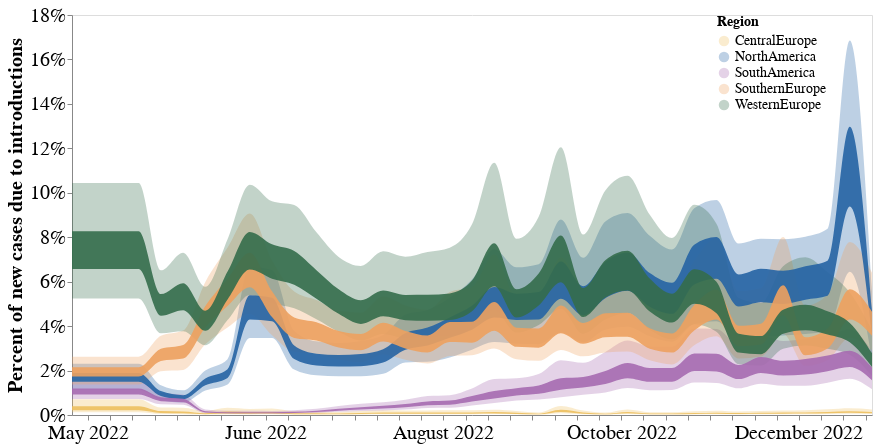

The code cell stored with this chart in its notebook:
### Code cell
line1 = alt.Chart(final_north_df).mark_area(interpolate='monotone', opacity = 0.9).encode(
    alt.X('date:T', axis=alt.Axis(title="", grid=False,  format="%B %Y")),
    alt.Y('lower_hpd_log_50',title = "Percent of new cases due to introductions", axis=alt.Axis(title="", grid=False, format='%')),
    alt.Y2('upper_hpd_log_50' ), 
    alt.Color("deme",title = "Region",  legend=alt.Legend(orient = "right",offset = -155, labelFontSize = 14, titleFontSize = 14, symbolSize = 110), scale=alt.Scale( range=range_))
).properties(
    width=1000,
    height=300
).transform_filter(
    (datum.lower_hpd_log_50 >0) & (datum.upper_hpd_log_50 < 1)
)

band1 = alt.Chart(final_north_df).mark_area(
    opacity=0.3, interpolate='monotone'
).encode(
    alt.X('date:T', axis=alt.Axis(title="", grid=False)),
    alt.Y('lower_hpd_log_95',title = "Percent of new cases due to introductions", axis=alt.Axis( grid=False)),
    alt.Y2('upper_hpd_log_95'),
    alt.Color("deme")
).properties(
    width=800,
    height=400
).transform_filter(
    (datum.lower_hpd_log_95 >0) & (datum.upper_hpd_log_95 < 1)
)

(band1 + line1).configure_axis(
    labelFontSize=20,
    titleFontSize=20
)

### Figure 1 — Vega-Lite specification as saved in the notebook (floating-point values rounded to 4 significant figures; data arrays with more than 128 entries replaced by an {"elided": "..."} marker saying what was removed)
{"config": {"view": {"continuousWidth": 400, "continuousHeight": 300}, "axis": {"labelFontSize": 20, "titleFontSize": 20}}, "layer": [{"mark": {"type": "area", "interpolate": "monotone", "opacity": 0.3}, "encoding": {"color": {"field": "deme", "type": "nominal"}, "x": {"axis": {"grid": false, "title": ""}, "field": "date", "type": "temporal"}, "y": {"axis": {"grid": false}, "field": "lower_hpd_log_95", "title": "Percent of new cases due to introductions", "type": "quantitative"}, "y2": {"field": "upper_hpd_log_95"}}, "height": 400, "transform": [{"filter": "((datum.lower_hpd_log_95 > 0) && (datum.upper_hpd_log_95 < 1))"}], "width": 800}, {"mark": {"type": "area", "interpolate": "monotone", "opacity": 0.9}, "encoding": {"color": {"field": "deme", "legend": {"labelFontSize": 14, "offset": -155, "orient": "right", "symbolSize": 110, "titleFontSize": 14}, "scale": {"range": ["#EEC060", "#2664A5", "#A76BB1", "#EEA160", "#356D4C"]}, "title": "Region", "type": "nominal"}, "x": {"axis": {"format": "%B %Y", "grid": false, "title": ""}, "field": "date", "type": "temporal"}, "y": {"axis": {"format": "%", "grid": false, "title": ""}, "field": "lower_hpd_log_50", "title": "Percent of new cases due to introductions", "type": "quantitative"}, "y2": {"field": "upper_hpd_log_50"}}, "height": 300, "transform": [{"filter": "((datum.lower_hpd_log_50 > 0) && (datum.upper_hpd_log_50 < 1))"}], "width": 1000}], "data": {"name": "data-1836ea05cbd7222fb8c2da4d18a8e043"}, "$schema": "https://vega.github.io/schema/vega-lite/v4.17.0.json", "datasets": {"data-1836ea05cbd7222fb8c2da4d18a8e043": {"elided": "185 records"}}}
